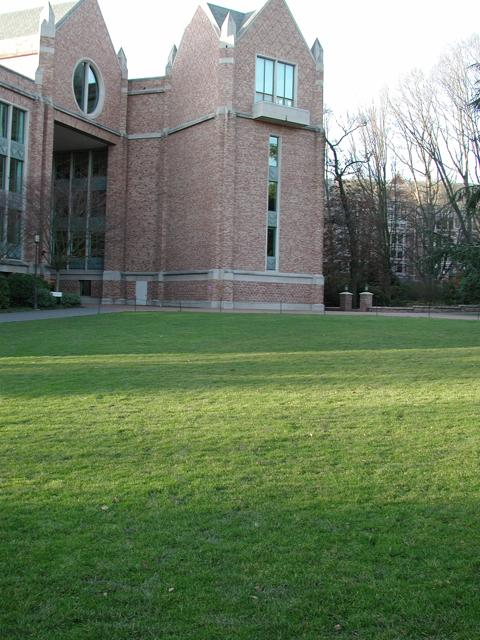
#> input picture image-stitching-aniketp02-main/assets/campus/campus1.jpg, 480 x 640 px
$ python stitcher.py assets/campus/campus1.jpg assets/campus/campus2.jpg
#> lines starting #> are read from the running program, lines starting #| are printed output that depends on the picture; after the words box and inside, x2 and y2 are one past the last pixel; in counts of white or black regions, pixels touching at a corner belong together
import cv2 as cv
import numpy as np
import matplotlib.pyplot as plt
import imutils
import sys


trainImg = cv.imread(sys.argv[1])
#> trainImg is the input picture: shape (640, 480, 3); mean B, G, R 100, 126.7, 111.3
trainImg_gray = cv.cvtColor(trainImg, cv.COLOR_RGB2BGR)

querryImg = cv.imread(sys.argv[2])
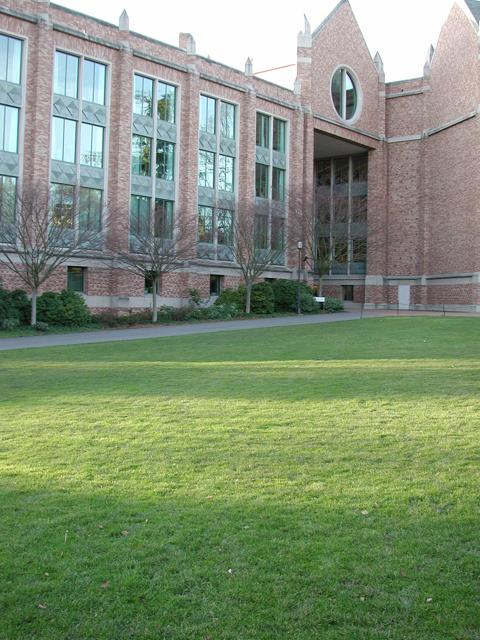
#> input picture image-stitching-aniketp02-main/assets/campus/campus2.jpg, 480 x 640 px
#> querryImg is the input picture: shape (640, 480, 3); mean B, G, R 116.2, 144.1, 127.7
querryImg_gray = cv.cvtColor(querryImg, cv.COLOR_RGB2BGR)

kpsA , featuresA = cv.ORB_create().detectAndCompute(trainImg_gray, None)
#> kpsA = 500 keypoints; strongest (x, y, size): (339, 172, 31), (334, 168, 31), (334, 166, 31), (351, 163, 31)
kpsB , featuresB = cv.ORB_create().detectAndCompute(querryImg_gray, None)
#> kpsB = 500 keypoints; strongest (x, y, size): (101, 129, 31), (213, 100, 31), (323, 300, 31), (350, 88, 37.2)

bf = cv.BFMatcher(cv.NORM_L2, crossCheck=True)

best_matches = bf.match(featuresA, featuresB)
#> best_matches = 156 matches
rawmatches = sorted(best_matches, key = lambda x: x.distance)
#> rawmatches = 156 matches

# converting key points to numpu arrays
kpsA = np.float32([kp.pt for kp in kpsA])
#> kpsA = 500 pairs, first value 33 to 446, second value 39 to 589
kpsB = np.float32([kp.pt for kp in kpsB])
#> kpsB = 500 pairs, first value 53.28 to 428.4, second value 37 to 598.8

if len(rawmatches) > 4:
    ptsA = np.float32([kpsA[m.queryIdx] for m in rawmatches])
#> ptsA = 156 pairs, first value 33 to 443, second value 39 to 308.4
    ptsB = np.float32([kpsB[m.trainIdx] for m in rawmatches])
#> ptsB = 156 pairs, first value 54 to 385.7, second value 56.16 to 308.2

    # estimate the homography b/w sets of points
    (H, status) = cv.findHomography(ptsA, ptsB, cv.RANSAC, 4)
#> H = [[0.869, 0.0379, 257.9], [-0.0966, 0.982, 14.63], [-0.000291, 4.19e-05, 1]]; status = 156 values, max 1 at index 0, min 0 at index 15, mean 0.212

#print(H)

# Apply panorama correction
width = trainImg.shape[1] + querryImg.shape[1]
#> width = 960
height = trainImg.shape[0] + querryImg.shape[0]
#> height = 1280

result = cv.warpPerspective(trainImg, H, (width, height))
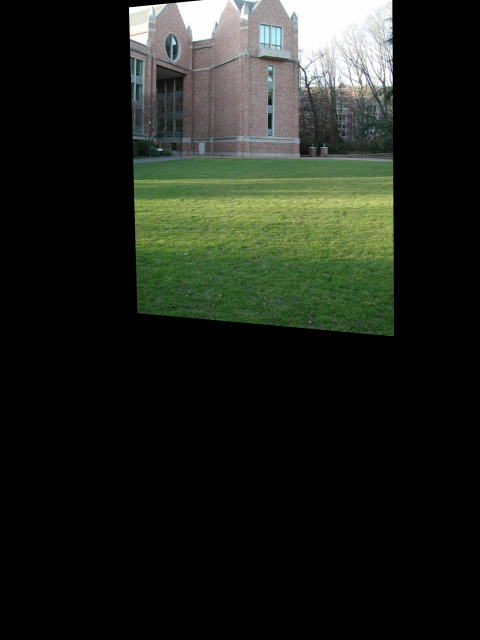
#> result: shape (1280, 960, 3) (shown at 1/2 size); mean B, G, R 27.3, 34.7, 30.5
result[0:querryImg.shape[0], 0:querryImg.shape[1]] = querryImg
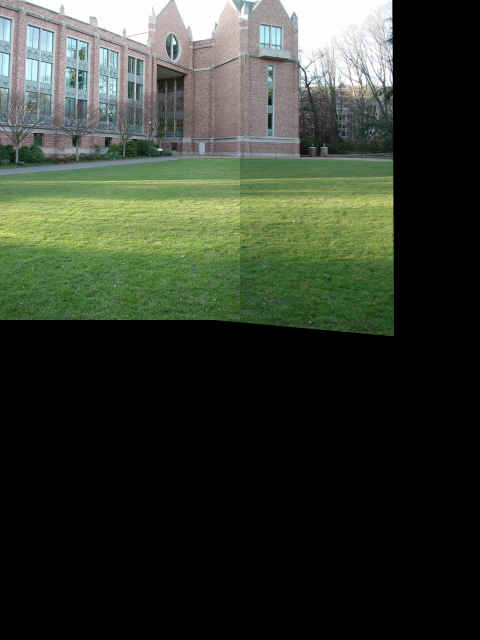
#> result: shape (1280, 960, 3) (shown at 1/2 size); mean B, G, R 46.6, 58.1, 51.4

# [9 lines of commented-out code are left out]
gray = cv.cvtColor(result, cv.COLOR_BGR2GRAY)
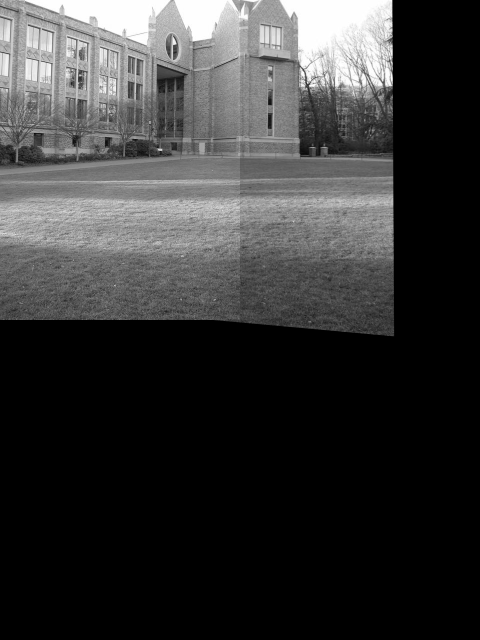
#> gray: shape (1280, 960) (shown at 1/2 size); min 0, max 255, mean 54.8
thresh = cv.threshold(gray, 0, 255, cv.THRESH_BINARY)[1]
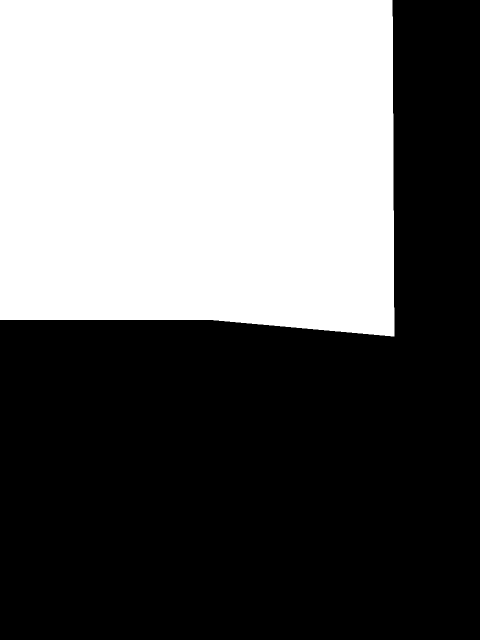
#> thresh: shape (1280, 960) (shown at 1/2 size); 41.5% white; 1 white region

# Finds contours from the binary image
cnts = cv.findContours(thresh.copy(), cv.RETR_EXTERNAL, cv.CHAIN_APPROX_SIMPLE)
#> cnts = 1 contour; box (x1, y1, x2, y2) and area: (0, 0, 789, 673) 508326
cnts = imutils.grab_contours(cnts)

# get the maximum contour area
c = max(cnts, key=cv.contourArea)
#> c = contour of 78 points, box (x1, y1, x2, y2) (0, 0, 789, 673), area 508326

# get a bbox from the contour area
(x, y, w, h) = cv.boundingRect(c)
#> x = 0; y = 0; w = 789; h = 673

# crop the image to the bbox coordinates
result = result[y:y + h, x:x + w]
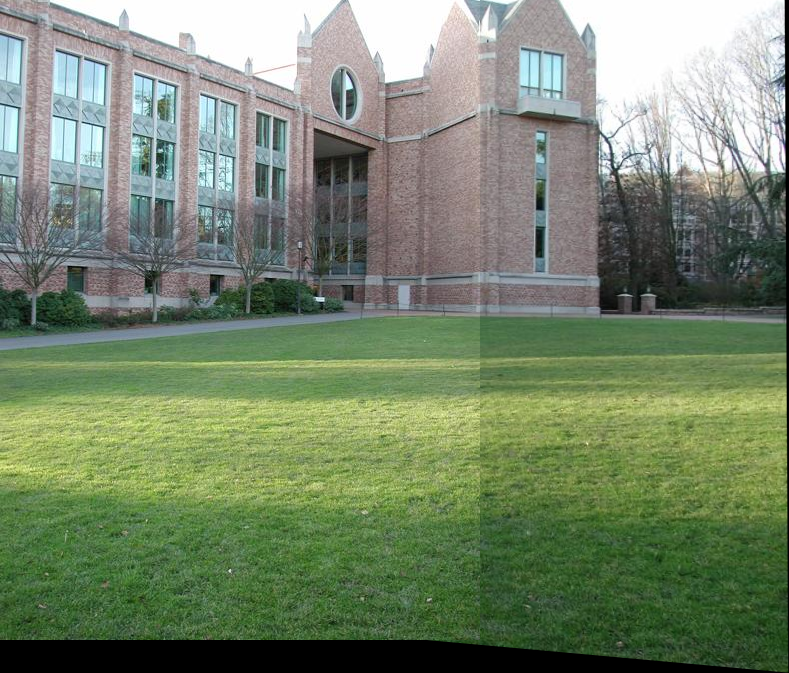
#> result: shape (673, 789, 3); mean B, G, R 107.8, 134.4, 119

# show the cropped image
plt.figure(figsize=(20,10))
plt.imshow(result)
plt.savefig('final.jpg')
